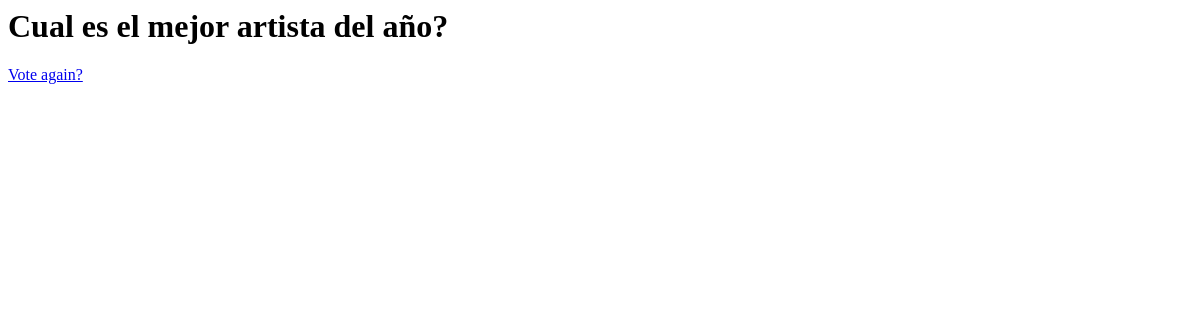
/polls/1/results/, run on an earlier commit of the app's database.
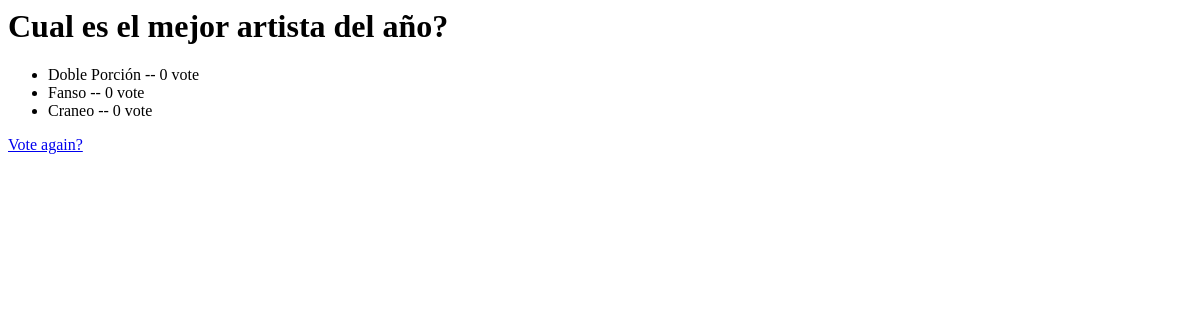
And on a later commit of the database.
### polls/models.py (models this page shows, shortened)
class Choice(models.Model):
    question = models.ForeignKey(Question, on_delete=models.CASCADE)
    choise_text = models.CharField(max_length = 200)
    votes = models.IntegerField(default = 0)

### polls/views.py (the view)
# urls.py: path('<int:question_id>/results/', views.results, name='Results'),
def results(request, question_id):
    question = get_object_or_404(Question, pk=question_id)
    return render(request, 'polls/results.html',{
        'question': question
        }
    )

### polls/Templates/polls/results.html
<h1>{{question.question_text}}</h1>
<ul>
    {% for choice in question.choice_set.all %}
        <li>{{ choice.choise_text }} -- {{choice.votes}} vote{{ choce.votes | pluralize }}</li>
    {% endfor %}
</ul>
<a href="{% url 'polls:Detail' question.id %}">Vote again?</a>

What changed in the data, as far as the page shows it:
added Choice: choise_text "Doble Porción", votes "0"
added Choice: choise_text "Fanso", votes "0"
added Choice: choise_text "Craneo", votes "0"
